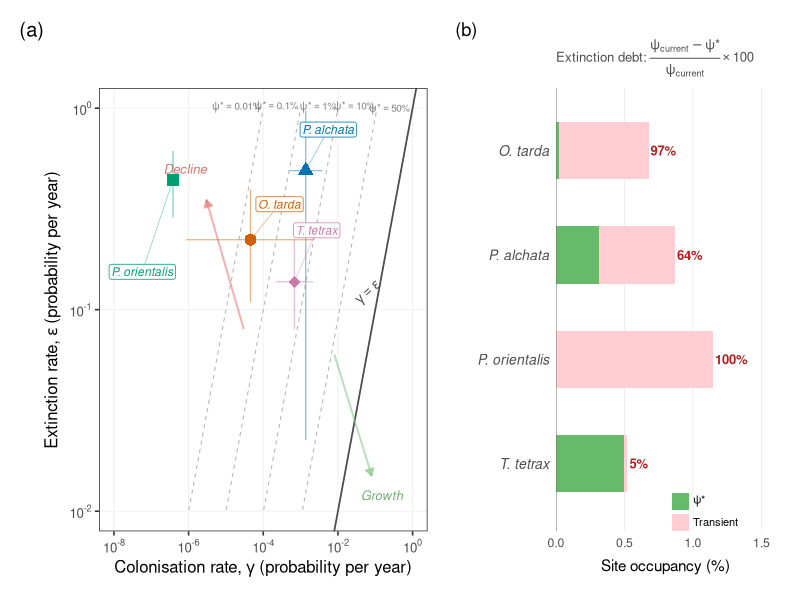
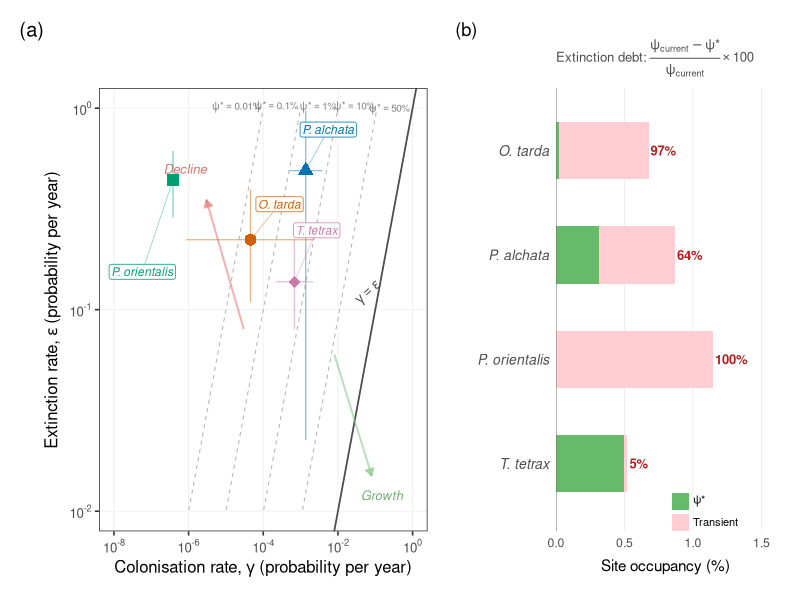

Generate these figures, in order, with R:
###############################################################################
# fig_isocline_equilibrium.R
#
# Key summary figure for GCB: colonisation–extinction isocline plot.
#
# Panel (a): γ vs ε scatter on log–log axes. The γ = ε diagonal separates
#            population growth (below) from decline (above). Dashed contours
#            show equilibrium occupancy ψ* = γ/(γ+ε). Species are labelled
#            directly. All four species fall deep in the decline zone.
#
# Panel (b): Extinction debt. Stacked horizontal bars showing current
#            occupancy vs equilibrium ψ*. Debt = (current − ψ*) / current.
#
# Output: figs/pub_fig_isocline_equilibrium.png  (300 DPI, 12 × 6.5 in)
#         figs/pub_fig_isocline_equilibrium.pdf
###############################################################################

library(here)
library(ggplot2)
library(dplyr)
library(scales)
library(patchwork)

theme_set(theme_bw(base_size = 12))

###############################################################################
# 1. Load data
###############################################################################

iso_data  <- read.csv(here("results", "isocline_plot_data.csv"))
debt_data <- read.csv(here("results", "extinction_debt_table.csv"))
eq_data   <- read.csv(here("results", "equilibrium_occupancy_table.csv"))

# Merge
plot_data <- iso_data %>%
  left_join(debt_data, by = "species") %>%
  left_join(eq_data %>% select(species, psi_star_med, psi_star_lo, psi_star_hi,
                                recol_yr_med),
            by = "species")

# Species labels (italic for plot)
sp_labels <- c(
  "otitar" = "O. tarda",
  "ptealc" = "P. alchata",
  "pteori" = "P. orientalis",
  "tettet" = "T. tetrax"
)
plot_data$label <- sp_labels[plot_data$species]

###############################################################################
# 2. Colour palette (colourblind-safe, Wong 2011)
###############################################################################

sp_colours <- c(
  "otitar" = "#D55E00",   # vermillion
  "ptealc" = "#0072B2",   # blue
  "pteori" = "#009E73",   # bluish green
  "tettet" = "#CC79A7"    # reddish purple
)

sp_shapes <- c(
  "otitar" = 16,   # circle
  "ptealc" = 17,   # triangle
  "pteori" = 15,   # square
  "tettet" = 18    # diamond
)

###############################################################################
# 3. Build Panel (a): γ vs ε isocline plot
###############################################################################
message("Building isocline plot...")

# Axis ranges (log10 scale)
# x-axis starts at 1e-8 to include pteori (γ_baseline ≈ 3.8 × 10⁻⁷)
x_lo <- 1e-8
x_hi <- 1
y_lo <- 0.01    # extinction rates are all > 0.01
y_hi <- 1

# --- Isocline contours: ψ* = γ/(γ+ε)  →  ε = γ(1−ψ*)/ψ* ---
psi_levels <- c(0.0001, 0.001, 0.01, 0.1, 0.5)
psi_labels <- c("0.01%", "0.1%", "1%", "10%", "50%")
# Plotmath-safe labels for isocline annotation
psi_plotmath <- c(
  'psi*"*"=="0.01%"', 'psi*"*"=="0.1%"', 'psi*"*"=="1%"',
  'psi*"*"=="10%"', 'psi*"*"=="50%"'
)

gamma_seq <- 10^seq(log10(x_lo), log10(x_hi), length.out = 400)

iso_list <- lapply(seq_along(psi_levels), function(i) {
  eps <- gamma_seq * (1 - psi_levels[i]) / psi_levels[i]
  df <- data.frame(gamma = gamma_seq, epsilon = eps,
                   psi_label = psi_labels[i],
                   psi_expr  = psi_plotmath[i],
                   stringsAsFactors = FALSE)
  df[df$epsilon >= y_lo & df$epsilon <= y_hi, ]
})
iso_df <- do.call(rbind, iso_list)

# Label positions: place at the right end of each visible contour
iso_label_pos <- iso_df %>%
  group_by(psi_label) %>%
  # pick a point near the right edge of each contour within the plot area
  filter(epsilon <= 0.9 * y_hi, epsilon >= 1.2 * y_lo) %>%
  slice_max(gamma, n = 1) %>%
  ungroup()

# --- Species label nudges (hand-tuned to avoid overlap) ---
label_nudge <- data.frame(
  species = c("otitar", "ptealc", "pteori", "tettet"),
  dx = c(  6,    4,   0.15, 4),   # multipliers on log-scale
  dy = c(1.5,  1.6, 0.35,  1.8),  # multipliers on log-scale
  stringsAsFactors = FALSE
)
plot_data <- plot_data %>% left_join(label_nudge, by = "species")
plot_data$lbl_x <- plot_data$gamma_baseline * plot_data$dx
plot_data$lbl_y <- plot_data$epsilon_baseline * plot_data$dy

# --- Build plot ---
p_a <- ggplot() +

  # ψ* isocline contours
  geom_line(data = iso_df,
            aes(x = gamma, y = epsilon, group = psi_label),
            colour = "grey70", linewidth = 0.35, linetype = "dashed") +

  # Isocline labels (ψ* values) — use parse = TRUE for Greek letters
  geom_text(data = iso_label_pos,
            aes(x = gamma, y = epsilon, label = psi_expr),
            colour = "grey50", size = 2.5, hjust = 1, vjust = -0.5,
            parse = TRUE) +

  # γ = ε diagonal (net zero line)
  geom_abline(slope = 1, intercept = 0,
              colour = "grey30", linewidth = 0.6) +
  # Diagonal label
  annotate("text", x = 0.07, y = 0.12,
           label = expression(gamma == epsilon),
           colour = "grey30", size = 3.5, angle = 42) +

  # --- Zone arrows: subtle arrows perpendicular to the diagonal ---
  # On log-log axes the γ=ε diagonal runs at 45°; arrows point
  # away from the diagonal into each zone.
  #
  # Decline arrow (upper-left zone: ε > γ → net occupancy loss)
  annotate("segment",
           x = 3e-5, y = 0.08,
           xend = 3e-6, yend = 0.35,
           colour = "#E57373", linewidth = 0.7, alpha = 0.55,
           arrow = arrow(length = unit(0.20, "cm"), type = "closed")) +
  annotate("text", x = 8e-7, y = 0.5,
           label = "Decline", colour = "#C62828", size = 3.3,
           fontface = "italic", alpha = 0.65) +

  # Growth arrow (lower-right zone: γ > ε → net occupancy gain)
  annotate("segment",
           x = 0.008, y = 0.06,
           xend = 0.08, yend = 0.015,
           colour = "#81C784", linewidth = 0.7, alpha = 0.55,
           arrow = arrow(length = unit(0.20, "cm"), type = "closed")) +
  annotate("text", x = 0.15, y = 0.012,
           label = "Growth", colour = "#2E7D32", size = 3.3,
           fontface = "italic", alpha = 0.65) +

  # 95% CI crosshairs
  geom_errorbar(data = plot_data,
                aes(x = gamma_baseline,
                    ymin = epsilon_lo, ymax = epsilon_hi,
                    colour = species),
                width = 0, linewidth = 0.4, alpha = 0.5) +
  geom_errorbar(data = plot_data,
                aes(y = epsilon_baseline,
                    xmin = gamma_lo, xmax = gamma_hi,
                    colour = species),
                width = 0, linewidth = 0.4, alpha = 0.5,
                orientation = "y") +

  # Species points
  geom_point(data = plot_data,
             aes(x = gamma_baseline, y = epsilon_baseline,
                 colour = species, shape = species),
             size = 3.5, stroke = 0.8) +

  # Direct species labels (italic, coloured, with leader segments)
  geom_segment(data = plot_data,
               aes(x = gamma_baseline, y = epsilon_baseline,
                   xend = lbl_x, yend = lbl_y,
                   colour = species),
               linewidth = 0.3, alpha = 0.4) +
  geom_label(data = plot_data,
             aes(x = lbl_x, y = lbl_y, label = label, colour = species),
             size = 3, fontface = "italic",
             fill = alpha("white", 0.85), linewidth = 0.2,
             label.padding = unit(0.15, "lines"),
             show.legend = FALSE) +

  # Scales
  scale_x_log10(
    name = expression("Colonisation rate,"~gamma~"(probability per year)"),
    limits = c(x_lo, x_hi),
    breaks = 10^seq(-8, 0, by = 2),
    labels = trans_format("log10", math_format(10^.x))
  ) +
  scale_y_log10(
    name = expression("Extinction rate,"~epsilon~"(probability per year)"),
    limits = c(y_lo, y_hi),
    breaks = 10^seq(-2, 0),
    labels = trans_format("log10", math_format(10^.x))
  ) +
  scale_colour_manual(values = sp_colours) +
  scale_shape_manual(values = sp_shapes) +

  # Theme — clean
  theme(
    legend.position = "none",
    panel.grid.minor = element_blank(),
    panel.grid.major = element_line(colour = "grey94", linewidth = 0.3),
    plot.margin = margin(8, 12, 8, 8)
  )


###############################################################################
# 4. Build Panel (b): Extinction debt
###############################################################################
message("Creating extinction debt panel...")

# Prepare data
debt_plot <- debt_data %>%
  mutate(
    label = sp_labels[species],
    label = factor(label, levels = rev(sp_labels)),
    # Debt region = current − ψ*
    debt_pct = current_occupancy_pct - psi_star_pct
  )

p_b <- ggplot(debt_plot) +
  # Full bar = current occupancy (light grey = "debt" portion)
  geom_col(aes(x = current_occupancy_pct, y = label),
           fill = "#FFCDD2", width = 0.55) +
  # Equilibrium portion (dark green = "secure")
  geom_col(aes(x = psi_star_pct, y = label),
           fill = "#66BB6A", width = 0.55) +
  # Debt fraction text
  geom_text(aes(x = current_occupancy_pct + 0.015, y = label,
                label = ifelse(debt_fraction >= 100,
                               paste0(round(debt_fraction), "%"),
                               paste0(round(debt_fraction), "%"))),
            hjust = 0, size = 3.3, colour = "#B71C1C", fontface = "bold") +
  # Vertical line at zero
  geom_vline(xintercept = 0, colour = "grey40", linewidth = 0.3) +
  # Scales
  scale_x_continuous(
    name = "Site occupancy (%)",
    limits = c(0, 1.6),
    expand = c(0, 0),
    breaks = seq(0, 1.5, 0.5)
  ) +
  labs(y = NULL,
       subtitle = expression(
         "Extinction debt:"~frac(psi[current] - psi*"*", psi[current]) %*% 100
       )) +
  # Legend annotation inside plot
  annotate("rect", xmin = 0.85, xmax = 0.97, ymin = 0.55, ymax = 0.72,
           fill = "#66BB6A") +
  annotate("text", x = 1.0, y = 0.64, label = expression(psi*"*"),
           hjust = 0, size = 2.8) +
  annotate("rect", xmin = 0.85, xmax = 0.97, ymin = 0.35, ymax = 0.52,
           fill = "#FFCDD2") +
  annotate("text", x = 1.0, y = 0.44, label = "Transient",
           hjust = 0, size = 2.8) +
  theme_minimal(base_size = 11) +
  theme(
    panel.grid.major.y = element_blank(),
    panel.grid.minor = element_blank(),
    panel.grid.major.x = element_line(colour = "grey92", linewidth = 0.3),
    plot.subtitle = element_text(size = 9.5, colour = "grey30"),
    axis.text.y = element_text(face = "italic", size = 10),
    plot.margin = margin(8, 12, 8, 8)
  )


###############################################################################
# 5. Combine panels
###############################################################################
message("Combining panels...")

combined <- p_a + p_b +
  plot_layout(widths = c(3, 2)) +
  plot_annotation(
    tag_levels = "a",
    tag_prefix = "(",
    tag_suffix = ")",
    theme = theme(
      plot.tag = element_text(size = 13, face = "bold")
    )
  )


###############################################################################
# 6. Save
###############################################################################
message("Saving figure...")

ggsave(here("figs", "pub_fig_isocline_equilibrium.png"),
       combined, width = 12, height = 5.5, dpi = 300, bg = "white")
message("  Saved: figs/pub_fig_isocline_equilibrium.png")

ggsave(here("figs", "pub_fig_isocline_equilibrium.pdf"),
       combined, width = 12, height = 5.5, bg = "white")
message("  Saved: figs/pub_fig_isocline_equilibrium.pdf")

message("\nFigure complete.")
